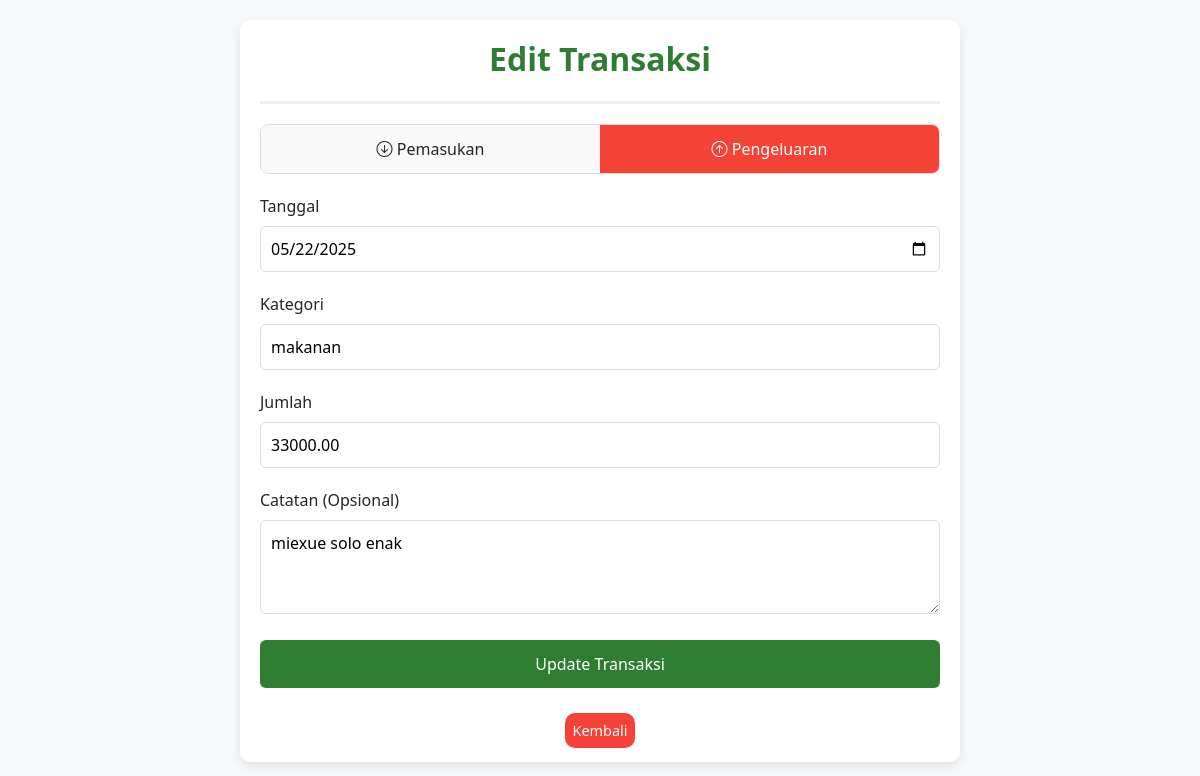
Screenshot of /edit_transaction.php?id=13 (signed in) with the database file from the repository.
### tables this page shows
CREATE TABLE `transactions` (
  `id` int(11) NOT NULL,
  `user_id` int(11) NOT NULL,
  `type` varchar(20) NOT NULL,
  `amount` decimal(15,2) NOT NULL,
  `category` varchar(50) DEFAULT NULL,
  `date` date NOT NULL,
  `note` text DEFAULT NULL
);

### edit_transaction.php (the view, shortened to what this page needs)
<?php
include "connect.php";
$username = $_SESSION['username'];
$sql = "SELECT account_id FROM tb_account WHERE username = ?";
$stmt = $conn->prepare($sql);
$stmt->bind_param("s", $username);
$stmt->execute();
$result = $stmt->get_result();
$user = $result->fetch_assoc();
$user_id = $user['account_id'];
$transaction_id = $_GET['id'];
$sql = "SELECT * FROM transactions WHERE id = ? AND user_id = ?";
$stmt = $conn->prepare($sql);
$stmt->bind_param("ii", $transaction_id, $user_id);
$stmt->execute();
$result = $stmt->get_result();
$transaction = $result->fetch_assoc();
?>
<!DOCTYPE html>
<html lang="id">
<head>
    <link rel="stylesheet" href="https://cdn.jsdelivr.net/npm/bootstrap-icons@1.11.3/font/bootstrap-icons.min.css">
    <link href="https://cdn.jsdelivr.net/npm/bootstrap@5.3.3/dist/css/bootstrap.min.css" rel="stylesheet">
    <link rel="stylesheet" href="css/addTransaction.css">
</head>
<body>
    <div class="container">
        <div class="header">
            <h2>Edit Transaksi</h2>
        </div>
        <form method="POST" action="update.php">
            <div class="type-selector">
                <div class="type-option income">
                    <label for="type-income"><i class="bi bi-arrow-down-circle"></i> Pemasukan</label>
                </div>
                <div class="type-option expense">
                    <label for="type-expense"><i class="bi bi-arrow-up-circle"></i> Pengeluaran</label>
                </div>
            </div>
            <div class="form-group">
                <label for="date" class="form-label">Tanggal</label>
                <input type="date" class="form-jawab" id="date" name="date" required value="<?= $transaction['date'] ?>">
            </div>
            <div class="form-group">
                <label for="category" class="form-label">Kategori</label>
                <input type="text" class="form-jawab" id="category" name="category" value="<?= $transaction['category'] ?>" required>
            </div>
            <div class="form-group">
                <label for="amount" class="form-label">Jumlah</label>
                <input type="number" class="form-jawab" id="amount" name="amount" step="0.01" value="<?= $transaction['amount'] ?>" required>
            </div>
            <div class="form-group">
                <label for="note" class="form-label">Catatan (Opsional)</label>
                <textarea class="form-jawab" id="note" name="note" rows="3"><?= $transaction['note'] ?></textarea>
            </div>
            <button type="submit" class="btn-submit">Update Transaksi</button>
            <div class="btn-back">
                <a href="transactions.php" class="kembali">Kembali</a>
            </div>
        </form>
    </div>
</body>
</html>

### css/addTransaction.css (style rules this page uses)
:root { --primary: #2E7D32; --income: #4CAF50; --expense: #F44336; --light: #f5f5f5; }
body { background-color: #f8f9fa; padding: 20px; }
.container { max-width: 45rem; margin: 0 auto; background: white; border-radius: 10px; padding: 20px; box-shadow: 0 4px 12px rgba(0,0,0,0.1); }
.header { text-align: center; margin-bottom: 20px; padding-bottom: 15px; border-bottom: 3px solid #eee; }
.header h2 { color: var(--primary); font-weight: 600; }
.type-selector { display: flex; margin-bottom: 20px; border-radius: 8px; overflow: hidden; border: 1px solid #ddd; }
.type-option { flex: 1; position: relative; }
.type-option label { display: block; padding: 12px; text-align: center; cursor: pointer; font-weight: 500; transition: all 0.3s ease; background-color: #f9f9f9; }
.type-option input[type="radio"]:checked + label { color: white; }
.type-option.expense input[type="radio"]:checked + label { background-color: var(--expense); }
.form-group { margin-bottom: 20px; }
.form-label { font-weight: 500; margin-bottom: 8px; }
.form-jawab { width: 100%; padding: 10px; border: 1px solid #ddd; border-radius: 6px; transition: border 0.3s; }
.btn-submit { background-color: var(--primary); color: white; border: none; padding: 12px; width: 100%; border-radius: 6px; font-weight: 500; transition: background 0.3s; }
.btn-back { margin-top: 30px; text-align: center; }
.kembali { font-size: 0.9rem; border-radius: 10px; padding: 8px; background-color: #F44336; text-align: center; color: white; text-decoration: none; transition: background 0.3s; }

### rows the page displays
transactions: date "05/22/2025", category "makanan", amount "33000.00", note "miexue solo enak"
